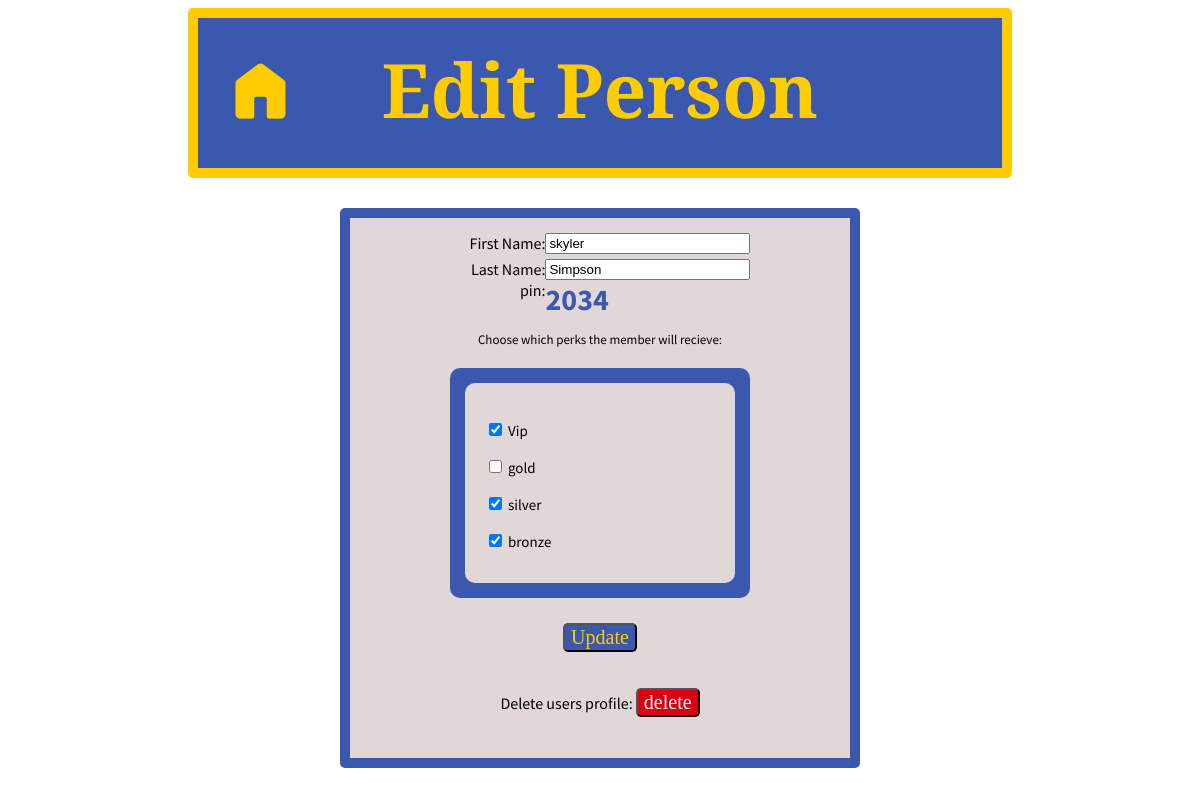
The app's page /edit_person/459/ with its own data.
### authenticate/models.py (models this page shows)
class Person(models.Model):
    first_name = models.CharField(max_length=200)
    last_name = models.CharField(max_length=200)
    image = models.CharField(max_length=200, null=True)
    pin = models.CharField(max_length=6, null=True)
    date_added = models.DateTimeField(auto_now_add=True)
    perks = models.ManyToManyField(Perk, blank=True)

class Perk(models.Model):
    name = models.CharField(max_length=200)
    date_added = models.DateTimeField(auto_now_add=True)

### authenticate/views.py (the view)
# urls.py: path("edit_person/<int:id>/", views.show_edit_person, name="edit person"),
def show_edit_person(request, id):
    person = Person.objects.get(id=id)
    context = {
        "id": person.id,
        "first_name": person.first_name,
        "last_name": person.last_name,
        "pin": person.pin,
        "person_perks": [],
        "perks": []
    }
    for i in person.perks.all():
        context["person_perks"].append(str(i.id))
    all_perks = Perk.objects.all()
    for i in all_perks:
        perk_id = str(i.id)
        perk_name = i.name
        context["perks"].append(
            {
                "id"  : perk_id,
                'name': perk_name
            }
        )
    return render(request, "edit_person.html", context)

### authenticate/templates/edit_person.html (shortened to what this page needs)
<!DOCTYPE html>
<html lang="en">
<head>
    <link rel= "stylesheet" type="text/css" href="..\..\static\style.css">
</head>
<body>
    <div class="header">
    <a class = "home" href="http://127.0.0.1:8000/"><span class="material-symbols-rounded" style="font-size: 75px;">
        </span></a>
    <h1>Edit Person</h1>
    </div>
    <div id="UI">
    <form action="http://127.0.0.1:8000/make_edit/{{id}}/" method ="POST">
        <div class="form-grid">
            <label for="first_name" class = "float">First Name: </label>
            <input type="text" id="first_name" name="first_name" value = "{{first_name}}" title="Enter the members first name.">
            <label for="last_name" class = "float">Last Name: </label>
            <input type="text" id="last_name" name="last_name" value = "{{last_name}}" title ="Enter the members Last name.">
            <span class = "float" style="vertical-align: middle;">pin: </span><span style="font-size: 30px; color:#3a58ae; font-weight: 700; text-align: left;">{{pin}}</span>
            </div>
            <p class="description" style = "font-size: 13px;" >Choose which perks the member will recieve:</p>
            <div class="scroll-bg" style="width: auto;">
                <div class = "scroll-div" style="width: auto; height: 200px;" >
                    <div class = "scroll-object">
                            {% for i in perks %}
                            {%if i.id in person_perks %}
                            <p style="text-align: left;">
                                <input name="{{i.id}}" type="checkbox" checked>
                                {{i.name}}
                            </p>
                            {%endif%}
                            {%if i.id not in person_perks %}
                                <p style="text-align: left;">
                                    <input name = "{{i.id}}"type="checkbox">
                                    {{i.name}}
                                </p>
                            {%endif%}
                            {% endfor %}
                    </div>
                </div>
            </div><br>
        <input class="button" style="background-color: #3a58ae; color: #ffcc02; font-size: 20px; margin-left: auto; margin-right: auto;"
        type = "submit" name = "submit" value = "Update" onclick=""><p id = "buttonerror"></p>
    </form>
    <form action="http://127.0.0.1:8000/make_delete/{{id}}/">
        <label for="delete" class = "float">Delete users profile:</label>
        <input class="button" style="background-color: #da0012; color: white; font-size: 20px; margin-left: auto; margin-right: auto;"
        type = "submit" name = "delete" value = "delete" onclick=""><p id = "buttonerror"></p>
    </form>
    </div>
</body>
</html>

### authenticate/static/style.css (style rules this page uses)
body { font-family: 'Source Sans Pro', sans-serif; }
.header { display: flex; flex-wrap: nowrap; background-color: #3a58ae; height: 150px; margin-bottom: 10px; border-radius: 5px; border: 10px solid #ffcc02; margin-left: 15vw; margin-right: 15vw; }
h1 { font-family: 'Playfair Display', serif; text-align: center; color: #ffcc02; font-size: 75px; margin-top: 0px; margin-bottom: 0px; padding-top: 20px; padding-bottom: auto; margin-right: auto; margin-left: auto; padding-left: auto; padding-right: auto; }
.form-grid { display: grid; grid-template-columns: auto auto; }
.float { text-align:right; }
.home { position: absolute; margin-top: 35px; margin-left: 25PX; width: 125px; height: 125px; color: #ffcc02; }
.material-symbols-rounded { font-variation-settings: 'FILL' 1, 'wght' 400, 'GRAD' 0, 'opsz' 100; }
.button { font-family: 'Playfair Display', serif; margin-bottom: 15px; width: 295px; border-radius: 5px; font-size: 40px; border-radius: 5px; }
.scroll-bg { background-color: #3a58ae; width: 50vw; padding: 15px; margin-left: auto; margin-right: auto; margin-top: 20px; border-radius: 10px; }
.scroll-div { background-color: rgb(225, 215, 215); width: 50vw; height: 300px; overflow: hidden; overflow-y: scroll; border-radius: 10px; }
.scroll-object { color:black; font-size: 15px; padding: 20px; }
#UI { width: 40vw; flex: 40%; color: black; background-color: rgb(225, 215, 215); padding: 10px; border: 10px solid #3a58ae; border-radius: 5px; height: auto; margin-left: auto; margin-right: auto; margin-top: 30px; }
#UI form { width:300px; margin-left: auto; margin-right: auto; text-align: center; font-family: 'Source Sans Pro', sans-serif; }
#UI label { margin-top: 5px; }
#UI input { margin-top: 5px; }
#UI .button { width: auto; cursor:pointer; }
.description { font-size: 25px; margin-left: auto; margin-right: auto; font-style: bold; text-align: center; }

### records on screen
Person: first_name "skyler", last_name "Simpson", pin "2034"
Perk: name "Vip"
Perk: name "gold"
Perk: name "silver"
Perk: name "bronze"
